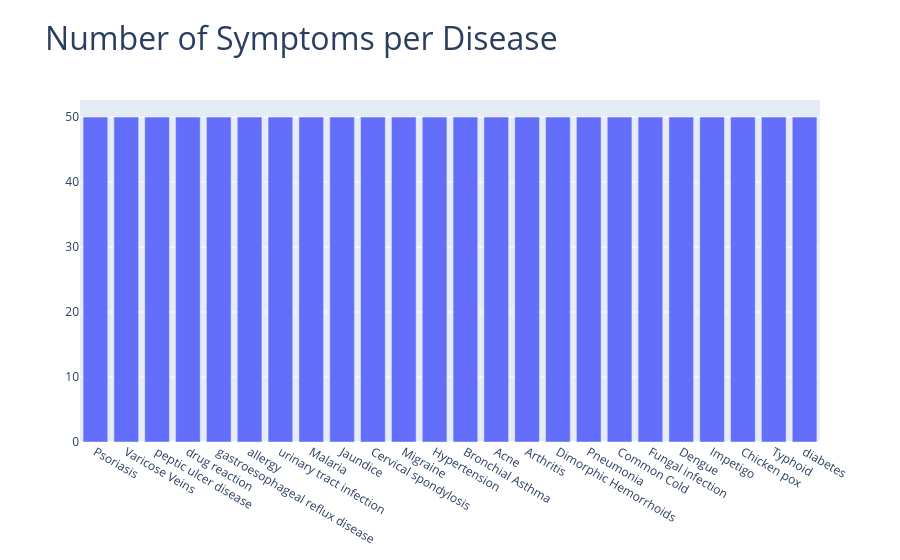

Notebook code for this chart:
### Code cell
x_col = symptoms_per_disease.index
y_col = symptoms_per_disease.values

title = 'Number of Symptoms per Disease'
go_bar(x_col, y_col, title)

### Figure 1 — Plotly figure (JSON) as saved in the notebook; plotly's stock layout.template omitted (floating-point values rounded to 4 significant figures)
{"data": [{"type": "bar", "x": ["Psoriasis", "Varicose Veins", "peptic ulcer disease", "drug reaction", "gastroesophageal reflux disease", "allergy", "urinary tract infection", "Malaria", "Jaundice", "Cervical spondylosis", "Migraine", "Hypertension", "Bronchial Asthma", "Acne", "Arthritis", "Dimorphic Hemorrhoids", "Pneumonia", "Common Cold", "Fungal infection", "Dengue", "Impetigo", "Chicken pox", "Typhoid", "diabetes"], "y": [50, 50, 50, 50, 50, 50, 50, 50, 50, 50, 50, 50, 50, 50, 50, 50, 50, 50, 50, 50, 50, 50, 50, 50]}], "layout": {"title": {"text": "<span  style=\"font-size:32px\">Number of Symptoms per Disease</span>"}}}
